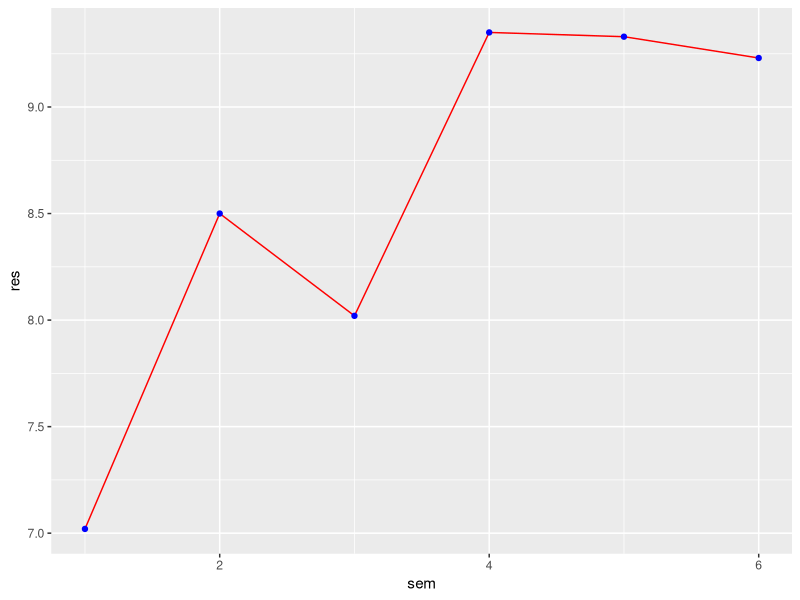

Recreate this plot in R.
# Importing Library for Plotting of Data
library(ggplot2)

# Reading the marks data from CSV format and Displaying It
data=read.csv("marks.csv")
data

ggplot(data,aes(x=sem,y=res))+
  geom_line(col="red")+
  geom_point(col="blue")
